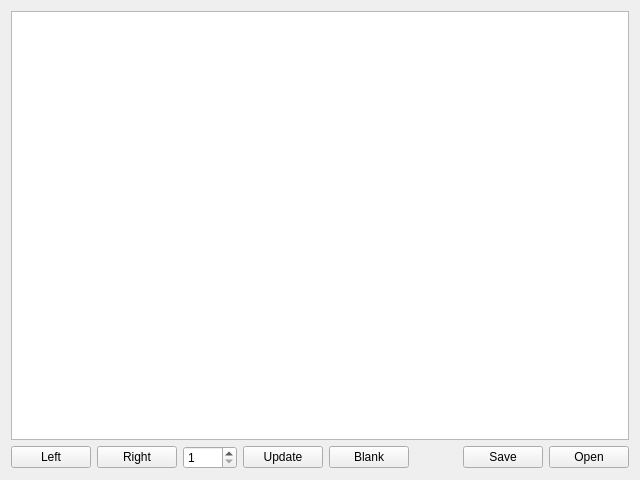
<?xml version="1.0" encoding="UTF-8"?>
<ui version="4.0">
 <class>FormTable</class>
 <widget class="QWidget" name="FormTable">
  <property name="geometry">
   <rect>
    <x>0</x>
    <y>0</y>
    <width>640</width>
    <height>480</height>
   </rect>
  </property>
  <property name="windowTitle">
   <string>Form</string>
  </property>
  <layout class="QVBoxLayout" name="verticalLayout">
   <item>
    <widget class="QTableView" name="tableView"/>
   </item>
   <item>
    <layout class="QHBoxLayout" name="horizontalLayout">
     <item>
      <widget class="QPushButton" name="buttonLeft">
       <property name="text">
        <string>Left</string>
       </property>
       <property name="shortcut">
        <string>Ctrl+Left</string>
       </property>
      </widget>
     </item>
     <item>
      <widget class="QPushButton" name="buttonRight">
       <property name="text">
        <string>Right</string>
       </property>
       <property name="shortcut">
        <string>Ctrl+Right</string>
       </property>
      </widget>
     </item>
     <item>
      <widget class="QSpinBox" name="spinBox">
       <property name="minimum">
        <number>1</number>
       </property>
       <property name="maximum">
        <number>9999</number>
       </property>
       <property name="value">
        <number>1</number>
       </property>
      </widget>
     </item>
     <item>
      <widget class="QPushButton" name="buttonUpdate">
       <property name="text">
        <string>Update</string>
       </property>
      </widget>
     </item>
     <item>
      <widget class="QPushButton" name="buttonBlank">
       <property name="text">
        <string>Blank</string>
       </property>
      </widget>
     </item>
     <item>
      <spacer name="horizontalSpacer_2">
       <property name="orientation">
        <enum>Qt::Horizontal</enum>
       </property>
       <property name="sizeHint" stdset="0">
        <size>
         <width>40</width>
         <height>20</height>
        </size>
       </property>
      </spacer>
     </item>
     <item>
      <widget class="QPushButton" name="buttonSave">
       <property name="text">
        <string>Save</string>
       </property>
       <property name="shortcut">
        <string>Ctrl+S</string>
       </property>
      </widget>
     </item>
     <item>
      <widget class="QPushButton" name="buttonOpen">
       <property name="text">
        <string>Open</string>
       </property>
       <property name="shortcut">
        <string>Ctrl+O</string>
       </property>
      </widget>
     </item>
    </layout>
   </item>
  </layout>
 </widget>
 <resources/>
 <connections/>
</ui>
